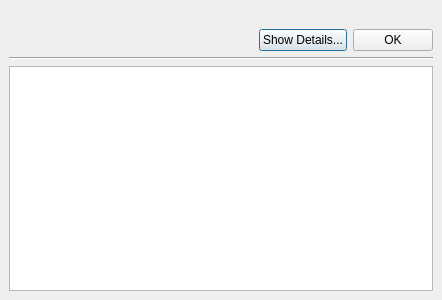
<?xml version="1.0" encoding="UTF-8"?>
<ui version="4.0">
 <class>Dialog</class>
 <widget class="QDialog" name="Dialog">
  <property name="geometry">
   <rect>
    <x>0</x>
    <y>0</y>
    <width>442</width>
    <height>300</height>
   </rect>
  </property>
  <property name="windowTitle">
   <string>Dialog</string>
  </property>
  <layout class="QVBoxLayout" name="verticalLayout_3" stretch="0,1">
   <property name="sizeConstraint">
    <enum>QLayout::SetMinimumSize</enum>
   </property>
   <property name="leftMargin">
    <number>9</number>
   </property>
   <property name="topMargin">
    <number>9</number>
   </property>
   <property name="rightMargin">
    <number>9</number>
   </property>
   <property name="bottomMargin">
    <number>9</number>
   </property>
   <item>
    <widget class="QWidget" name="main_widget" native="true">
     <property name="sizePolicy">
      <sizepolicy hsizetype="MinimumExpanding" vsizetype="MinimumExpanding">
       <horstretch>0</horstretch>
       <verstretch>0</verstretch>
      </sizepolicy>
     </property>
     <layout class="QVBoxLayout" name="verticalLayout_2" stretch="1,0">
      <property name="sizeConstraint">
       <enum>QLayout::SetMinimumSize</enum>
      </property>
      <property name="leftMargin">
       <number>0</number>
      </property>
      <property name="topMargin">
       <number>0</number>
      </property>
      <property name="rightMargin">
       <number>0</number>
      </property>
      <property name="bottomMargin">
       <number>0</number>
      </property>
      <item>
       <layout class="QHBoxLayout" name="horizontalLayout" stretch="0,1">
        <property name="spacing">
         <number>15</number>
        </property>
        <property name="sizeConstraint">
         <enum>QLayout::SetMinimumSize</enum>
        </property>
        <item>
         <widget class="QLabel" name="icon_label">
          <property name="text">
           <string/>
          </property>
          <property name="alignment">
           <set>Qt::AlignLeading|Qt::AlignLeft|Qt::AlignTop</set>
          </property>
         </widget>
        </item>
        <item>
         <widget class="QLabel" name="text_label">
          <property name="sizePolicy">
           <sizepolicy hsizetype="MinimumExpanding" vsizetype="MinimumExpanding">
            <horstretch>0</horstretch>
            <verstretch>0</verstretch>
           </sizepolicy>
          </property>
          <property name="minimumSize">
           <size>
            <width>400</width>
            <height>0</height>
           </size>
          </property>
          <property name="text">
           <string/>
          </property>
          <property name="alignment">
           <set>Qt::AlignLeading|Qt::AlignLeft|Qt::AlignTop</set>
          </property>
          <property name="wordWrap">
           <bool>true</bool>
          </property>
          <property name="textInteractionFlags">
           <set>Qt::LinksAccessibleByMouse|Qt::TextSelectableByMouse</set>
          </property>
         </widget>
        </item>
       </layout>
      </item>
      <item>
       <layout class="QHBoxLayout" name="horizontalLayout_2">
        <item>
         <spacer name="horizontalSpacer">
          <property name="orientation">
           <enum>Qt::Horizontal</enum>
          </property>
          <property name="sizeHint" stdset="0">
           <size>
            <width>40</width>
            <height>20</height>
           </size>
          </property>
         </spacer>
        </item>
        <item>
         <widget class="QPushButton" name="show_details_button">
          <property name="text">
           <string>Show Details...</string>
          </property>
         </widget>
        </item>
        <item>
         <widget class="QPushButton" name="ok_button">
          <property name="text">
           <string>OK</string>
          </property>
         </widget>
        </item>
       </layout>
      </item>
     </layout>
    </widget>
   </item>
   <item>
    <widget class="QWidget" name="details_widget" native="true">
     <layout class="QVBoxLayout" name="verticalLayout">
      <property name="leftMargin">
       <number>0</number>
      </property>
      <property name="topMargin">
       <number>0</number>
      </property>
      <property name="rightMargin">
       <number>0</number>
      </property>
      <property name="bottomMargin">
       <number>0</number>
      </property>
      <item>
       <widget class="Line" name="line">
        <property name="orientation">
         <enum>Qt::Horizontal</enum>
        </property>
       </widget>
      </item>
      <item>
       <widget class="QTextEdit" name="details_textedit"/>
      </item>
     </layout>
    </widget>
   </item>
  </layout>
 </widget>
 <resources/>
 <connections/>
</ui>
